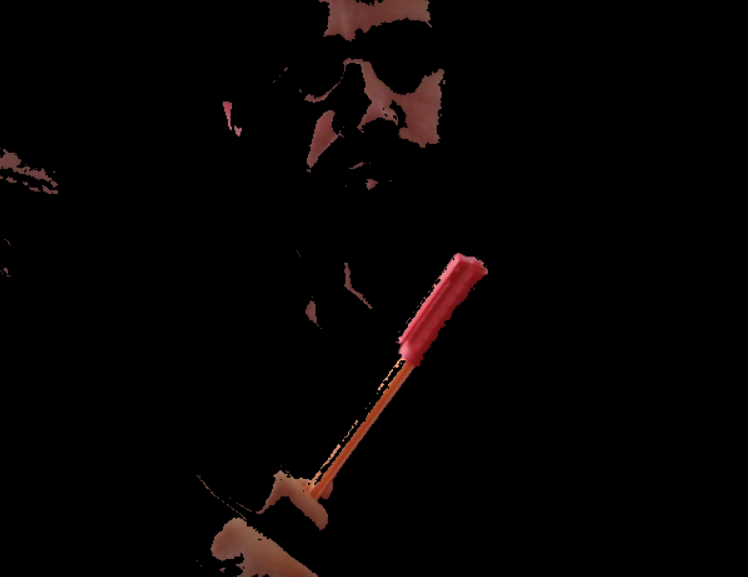
#> input picture Ekran görüntüsü 2024-12-03 115821.png, 748 x 577 px, given in place of the camera
$ jupyter execute Opencv_Color_Detect.ipynb   (text cells are left out)
#> lines starting #> are read from the running program, lines starting #| are printed output that depends on the picture; after the words box and inside, x2 and y2 are one past the last pixel; in counts of white or black regions, pixels touching at a corner belong together
[cell 1]
import cv2
import numpy as np

[cell 2]
cap=cv2.VideoCapture(0)

[cell 3]
while (cap.isOpened()):
    ret, img = cap.read()
#> img is the input picture: shape (577, 748, 3); mean B, G, R 2.6, 2.9, 5.9
    cv2.imshow("Capturing..", img)
    hsv = cv2.cvtColor(img, cv2.COLOR_BGR2HSV)
#> hsv: shape (577, 748, 3); mean H, S, V 2, 7.4, 5.9

    # Kırmızı renk maskesi
    lower_red1 = np.array([0, 100, 100])   # Düşük kırmızı aralığı
    upper_red1 = np.array([10, 255, 255])  # Düşük kırmızı aralığı
    lower_red2 = np.array([170, 100, 100]) # Yüksek kırmızı aralığı
    upper_red2 = np.array([180, 255, 255]) # Yüksek kırmızı aralığı

    msk1 = cv2.inRange(hsv, lower_red1, upper_red1)  # Düşük kırmızı maskesi
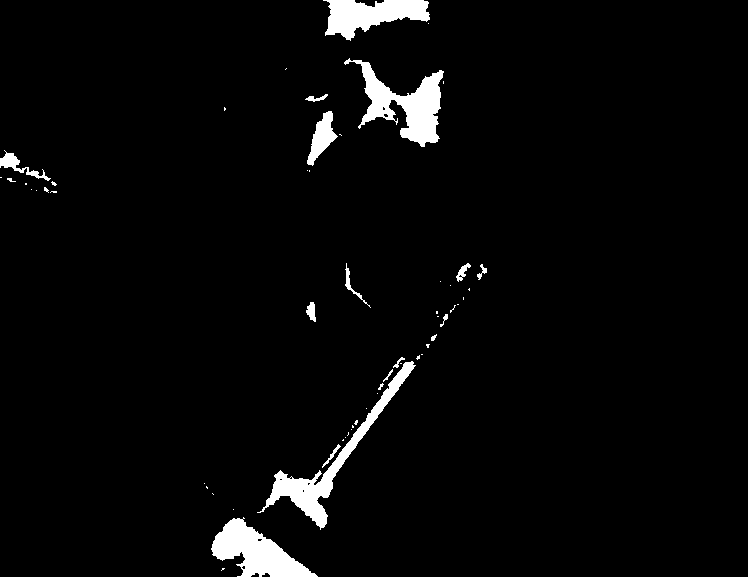
#> msk1: shape (577, 748); 3.3% white; 57 white regions (41 under 20 px), largest, box (x1, y1, x2, y2) and area: (344, 58, 444, 147) 3344, (257, 361, 416, 530) 3194, (211, 517, 318, 577) 3091
    msk2 = cv2.inRange(hsv, lower_red2, upper_red2)  # Yüksek kırmızı maskesi
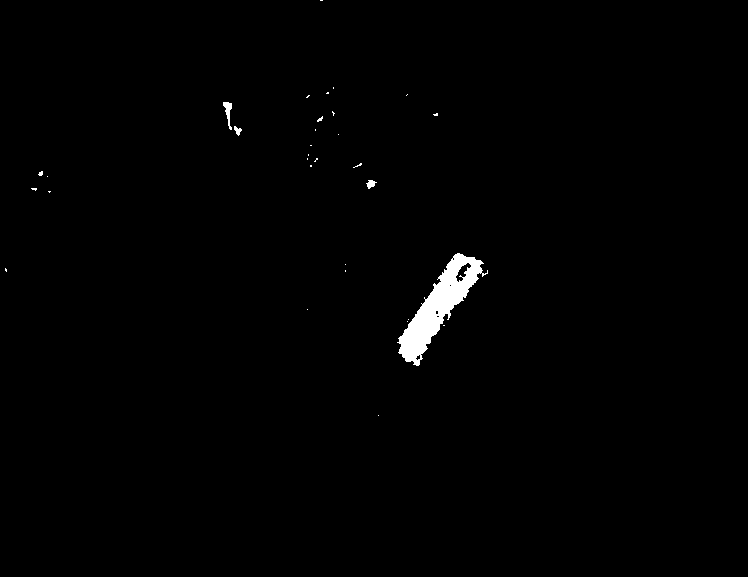
#> msk2: shape (577, 748); 0.85% white; 32 white regions (28 under 20 px), largest, box (x1, y1, x2, y2) and area: (397, 253, 488, 366) 3330, (223, 102, 232, 130) 117, (366, 180, 377, 189) 57, (234, 126, 242, 136) 43
    msk = cv2.bitwise_or(msk1, msk2)  # İki maskeyi birleştir
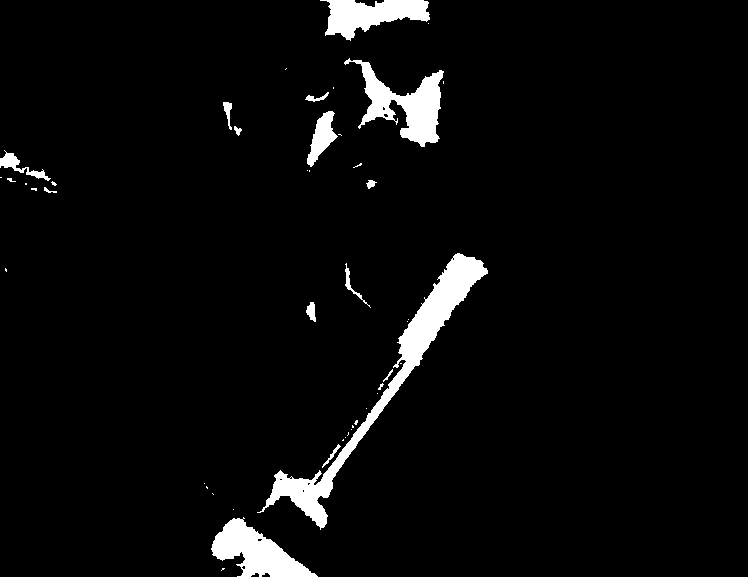
#> msk: shape (577, 748); 4.2% white; 46 white regions (31 under 20 px), largest, box (x1, y1, x2, y2) and area: (257, 253, 488, 530) 6857, (344, 58, 444, 147) 3357, (211, 517, 318, 577) 3091

    res = cv2.bitwise_and(img, img, mask=msk)
    cv2.imshow("Masked", res)  # Maskelenmiş görüntüyü göster
    k = cv2.waitKey(10)
#> (key q is pressed here)

    if k == 27 or k == ord('q'):  # 'q' tuşuna basıldığında çık
        break
cap.release()
cv2.destroyAllWindows()
